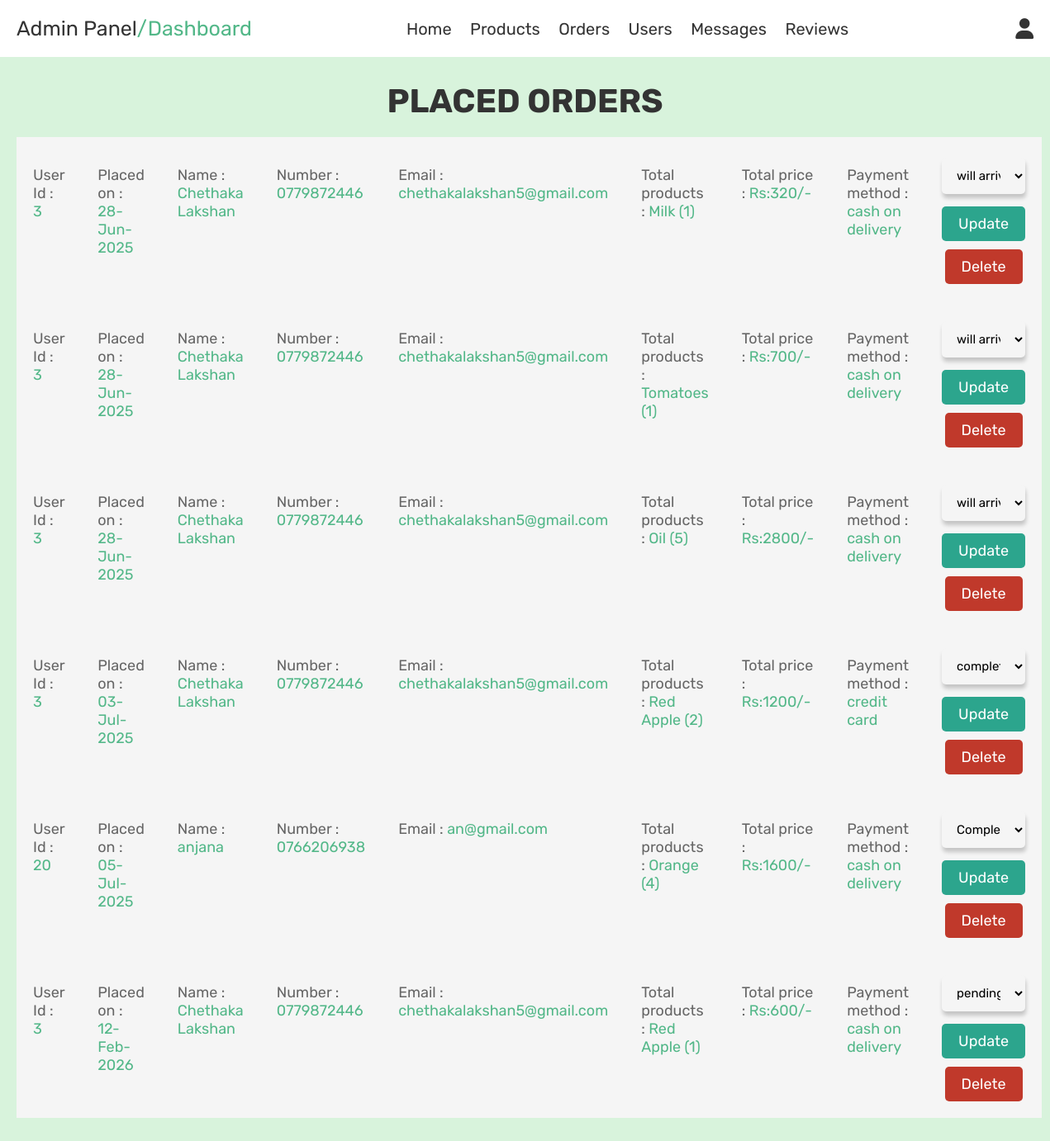
Page /admin_orders.php (signed in) on the committed database.
### tables this page shows
CREATE TABLE `orders` (
  `id` int(100) NOT NULL,
  `user_id` int(100) NOT NULL,
  `name` varchar(100) NOT NULL,
  `number` varchar(12) NOT NULL,
  `email` varchar(100) NOT NULL,
  `method` varchar(50) NOT NULL,
  `total_products` varchar(1000) NOT NULL,
  `total_price` int(100) NOT NULL,
  `placed_on` varchar(50) NOT NULL,
  `payment_status` varchar(20) NOT NULL DEFAULT 'pending'
);

### admin_orders.php (the view, shortened to what this page needs)
<?php
include 'config.php';
?>
<!DOCTYPE html>
<html lang="en">
<head>
    <link rel="stylesheet" href="https://cdnjs.cloudflare.com/ajax/libs/font-awesome/6.0.0/css/all.min.css">
    <link rel="stylesheet" href="css/admin_style.css">
</head>
<body>
    <?php include 'admin_header.php'; ?>
    <section class="orders">
        <h1 class="title">placed orders</h1>
        <div class="box-container">
            <?php
            $select_orders = mysqli_query($conn, "SELECT * FROM `orders`") or die('query failed');
            if (mysqli_num_rows($select_orders) > 0) {
                while ($fetch_orders = mysqli_fetch_assoc($select_orders)) {
            ?>
                    <div class="box">
                        <p> User Id : <span><?php echo $fetch_orders['user_id']; ?></span> </p>
                        <p> Placed on : <span> <?php echo $fetch_orders['placed_on']; ?></span> </p>
                        <p> Name : <span><?php echo $fetch_orders['name']; ?></span> </p>
                        <p> Number : <span><?php echo $fetch_orders['number']; ?></span> </p>
                        <p> Email : <span><?php echo $fetch_orders['email']; ?></span> </p>
                        <p> Total products : <span><?php echo $fetch_orders['total_products']; ?></span> </p>
                        <p> Total price : <span>Rs:<?php echo $fetch_orders['total_price']; ?>/-</span> </p>
                        <p> Payment method : <span><?php echo $fetch_orders['method']; ?></span> </p>
                        <form action="" method="post">
                            <select name="update_payment">
                                <option value="" selected disabled><?php echo $fetch_orders['payment_status']; ?></option>
                            </select>
                            <input type="submit" value="update" name="update_order" class="option-btn">
                            <a href="admin_orders.php?delete=<?php echo $fetch_orders['id']; ?>" onclick="return confirm('delete this order?');" class="delete-btn">Delete</a>
                        </form>
                    </div>
            <?php
                }
            } else {
                echo '<p class="empty">No orders placed yet!</p>';
            }
            ?>
        </div>
    </section>
</body>
</html>

### css/admin_style.css (style rules this page uses)
:root { --purple:#8e44ad; --red:#c0392b; --orange:#f39c12; --black:#333; --green3:#52b788; --button-hover:#06b90f; --button:#2CA58D; --green5:#d8f3dc; --white:#fff; --light-color:#666; --light-white:#ccc; --light-bg:#f5f5f5; --border:.1rem solid var(--black); --box-shadow:0 .5rem 1rem rgba(0,0,0,.1); }
* { font-family: 'Rubik', sans-serif; margin:0; padding:0; box-sizing: border-box; outline: none; border:none; text-decoration: none; transition:all .2s linear; }
html { font-size: 62.5%; overflow-x: hidden; }
body { background-color: var(--green5); font-family: sans-serif; }
section { padding:3rem 2rem; }
.title { text-align: center; margin-bottom: 2rem; text-transform: uppercase; color:var(--black); font-size: 4rem; }
.btn, .option-btn, .delete-btn, .white-btn { display: inline-block; margin-top: 1rem; padding:1rem 2rem; cursor: pointer; color:var(--white); font-size: 1.8rem; border-radius: .5rem; text-transform: capitalize; }
.option-btn { background-color: var(--button); }
.delete-btn { background-color: var(--red); }
.orders .box-container { display: table; width: 100%; border-collapse: collapse; padding: 1rem 1rem; }
.orders .box-container .box { display: table-row; background-color: #f5f5f5; padding: 3rem 3rem; border: #333; border-radius: .5rem; width: auto; margin-left: 1rem; justify-content: space-between; }
.orders .box-container .box p { display: table-cell; padding:1rem 2rem; font-size: 1.8rem; color: var(--light-color); border-width: 1px; }
.orders .box-container .box p span { color: #52b788; text-align: center; }
.orders .box-container .box form { display: table-cell; text-align: center; padding: 2rem 2rem; border-width: 1px; }
.orders .box-container .box form select { border-radius: .5rem; margin: .5rem 0; width: 100%; background-color: var(--light-bg); border: #333; padding: 1.2rem 1.4rem; box-shadow: 1px 5px 5px rgba(0, 0, 0, 0.2); font-size: 1.5rem; color: var(--green2); }

### rows in the picture
orders: user "3", placed_on "28-Jun-2025", name "Chethaka Lakshan", number "0779872446", email "chethakalakshan5@gmail.com", total_products "Milk (1)", total_price "320", method "cash on delivery", update_payment "will arrive soon"
orders: user "3", placed_on "28-Jun-2025", name "Chethaka Lakshan", number "0779872446", email "chethakalakshan5@gmail.com", total_products "Tomatoes (1)", total_price "700", method "cash on delivery", update_payment "will arrive soon"
orders: user "3", placed_on "28-Jun-2025", name "Chethaka Lakshan", number "0779872446", email "chethakalakshan5@gmail.com", total_products "Oil (5)", total_price "2800", method "cash on delivery", update_payment "will arrive soon"
orders: user "3", placed_on "03-Jul-2025", name "Chethaka Lakshan", number "0779872446", email "chethakalakshan5@gmail.com", total_products "Red Apple (2)", total_price "1200", method "credit card", update_payment "completed"
orders: user "20", placed_on "05-Jul-2025", name "anjana", number "0766206938", email "an@gmail.com", total_products "Orange (4)", total_price "1600", method "cash on delivery", update_payment "Completed"
orders: user "3", placed_on "12-Feb-2026", name "Chethaka Lakshan", number "0779872446", email "chethakalakshan5@gmail.com", total_products "Red Apple (1)", total_price "600", method "cash on delivery", update_payment "pending"
